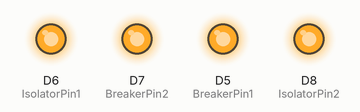
This sketch was run on a simulated ESP8266 (NodeMCU). On the bench: output pins drawn as LEDs (lit = HIGH).

Above: at 0.5 s.
At 2.5 s:
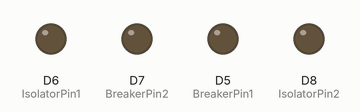
Timing chart, 0 to 5.2 s (numbered marks = the images above):
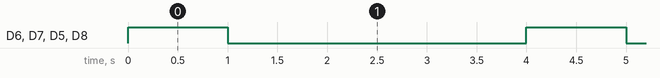

The sketch:

ESP-Blink-LED-Test.ino
```cpp
//const int ledPin = LED_BUILTIN;  // Usually GPIO2 (inverted logic: LOW = ON, HIGH = OFF)
const int BreakerPin1 = D5;
const int IsolatorPin1 = D6;

const int BreakerPin2 = D7;
const int IsolatorPin2 = D8;


void setup() {
//  pinMode(ledPin, OUTPUT);
  pinMode(BreakerPin1, OUTPUT);
  pinMode(IsolatorPin1, OUTPUT);
  pinMode(BreakerPin2, OUTPUT);
  pinMode(IsolatorPin2, OUTPUT);

//  digitalWrite(ledPin, HIGH); // Turn off LED initially (inverted logic)
  digitalWrite(BreakerPin1, HIGH);
  digitalWrite(IsolatorPin1, HIGH);
  digitalWrite(BreakerPin2, HIGH);
  digitalWrite(IsolatorPin2, HIGH);

}

void loop() {

  digitalWrite(BreakerPin1, HIGH);
  digitalWrite(IsolatorPin1, HIGH);
  digitalWrite(BreakerPin2, HIGH);
  digitalWrite(IsolatorPin2, HIGH);
  delay(1000); // Check every second

  digitalWrite(BreakerPin1, LOW);
  digitalWrite(IsolatorPin1, LOW);
  digitalWrite(BreakerPin2, LOW);
  digitalWrite(IsolatorPin2, LOW);
  delay(3000); // Check every second

}
```

Measured:
- by itself, D6 (IsolatorPin1), D7 (BreakerPin2), D5 (BreakerPin1), D8 (IsolatorPin2): alternates HIGH for 1.0 s and LOW for 3.0 s
